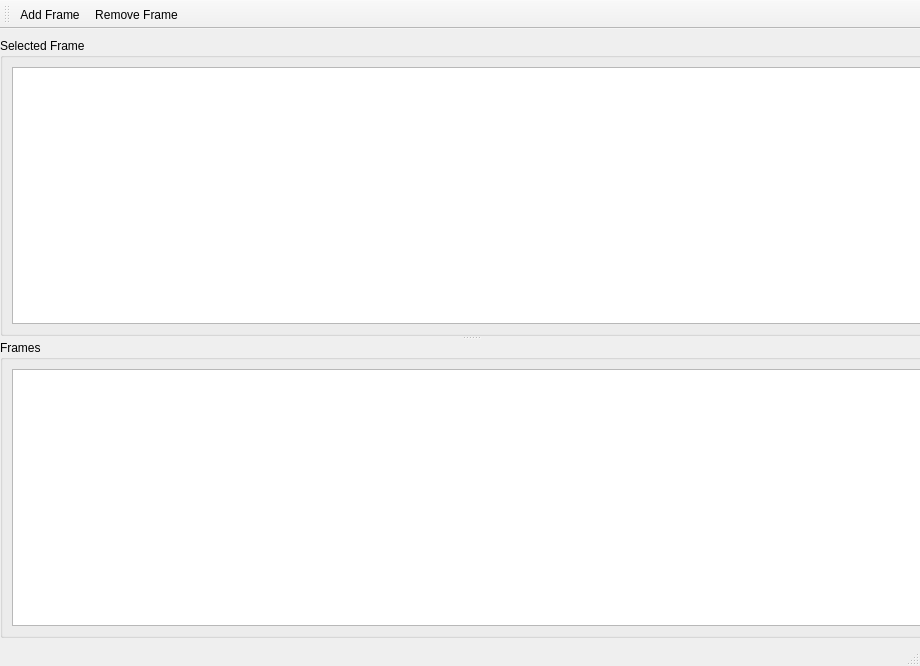
<?xml version="1.0" encoding="UTF-8"?>
<ui version="4.0">
 <class>MainWindow</class>
 <widget class="QMainWindow" name="MainWindow">
  <property name="geometry">
   <rect>
    <x>0</x>
    <y>0</y>
    <width>920</width>
    <height>666</height>
   </rect>
  </property>
  <property name="windowTitle">
   <string>MainWindow</string>
  </property>
  <widget class="QWidget" name="centralwidget">
   <widget class="QSplitter" name="horizontalSplitter">
    <property name="geometry">
     <rect>
      <x>0</x>
      <y>9</y>
      <width>1282</width>
      <height>600</height>
     </rect>
    </property>
    <property name="orientation">
     <enum>Qt::Horizontal</enum>
    </property>
    <widget class="QSplitter" name="splitter">
     <property name="orientation">
      <enum>Qt::Vertical</enum>
     </property>
     <widget class="QGroupBox" name="frameGroupBox">
      <property name="title">
       <string>Selected Frame</string>
      </property>
      <layout class="QHBoxLayout" name="horizontalLayout_2">
       <item>
        <widget class="QTreeView" name="treeView"/>
       </item>
      </layout>
     </widget>
     <widget class="QGroupBox" name="groupBox_2">
      <property name="title">
       <string>Frames</string>
      </property>
      <layout class="QHBoxLayout" name="horizontalLayout">
       <item>
        <widget class="QListWidget" name="listWidget"/>
       </item>
      </layout>
     </widget>
    </widget>
    <widget class="vizkit3d::Vizkit3DWidget" name="Vizkit3DWidget"/>
   </widget>
  </widget>
  <widget class="QMenuBar" name="menubar">
   <property name="geometry">
    <rect>
     <x>0</x>
     <y>0</y>
     <width>920</width>
     <height>27</height>
    </rect>
   </property>
  </widget>
  <widget class="QStatusBar" name="statusbar"/>
  <widget class="QToolBar" name="toolBar">
   <property name="windowTitle">
    <string>toolBar</string>
   </property>
   <attribute name="toolBarArea">
    <enum>TopToolBarArea</enum>
   </attribute>
   <attribute name="toolBarBreak">
    <bool>false</bool>
   </attribute>
   <addaction name="actionAdd_Frame"/>
   <addaction name="actionRemove_Frame"/>
  </widget>
  <action name="actionAdd_Frame">
   <property name="text">
    <string>Add Frame</string>
   </property>
   <property name="toolTip">
    <string>Add a new frame to the envire graph</string>
   </property>
  </action>
  <action name="actionRemove_Frame">
   <property name="text">
    <string>Remove Frame</string>
   </property>
   <property name="toolTip">
    <string>Remove the selected frame</string>
   </property>
  </action>
 </widget>
 <customwidgets>
  <customwidget>
   <class>vizkit3d::Vizkit3DWidget</class>
   <extends>QWidget</extends>
   <header>vizkit3d/Vizkit3DWidget.hpp</header>
  </customwidget>
 </customwidgets>
 <resources/>
 <connections/>
</ui>
